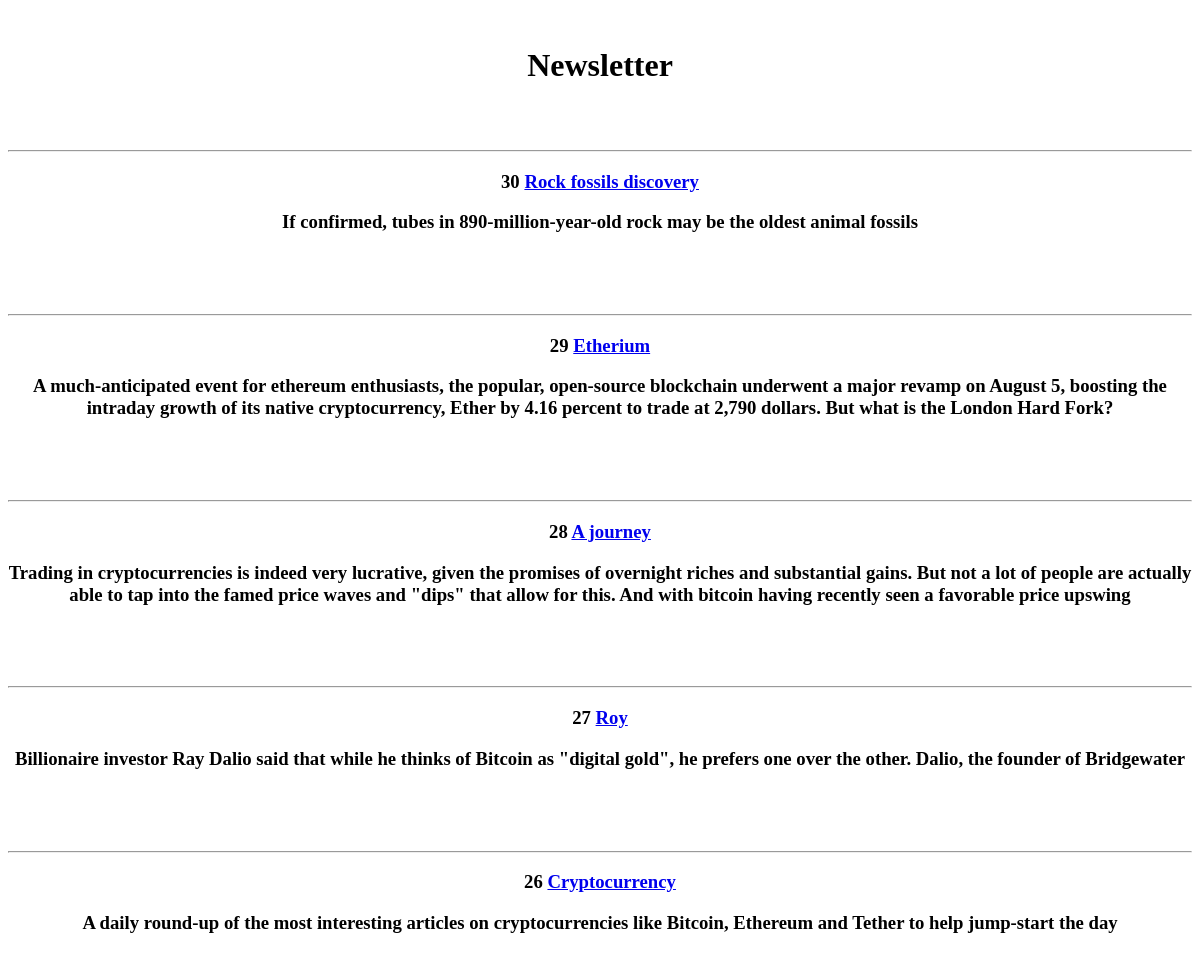
Page /newsletter.php on the earlier database version.
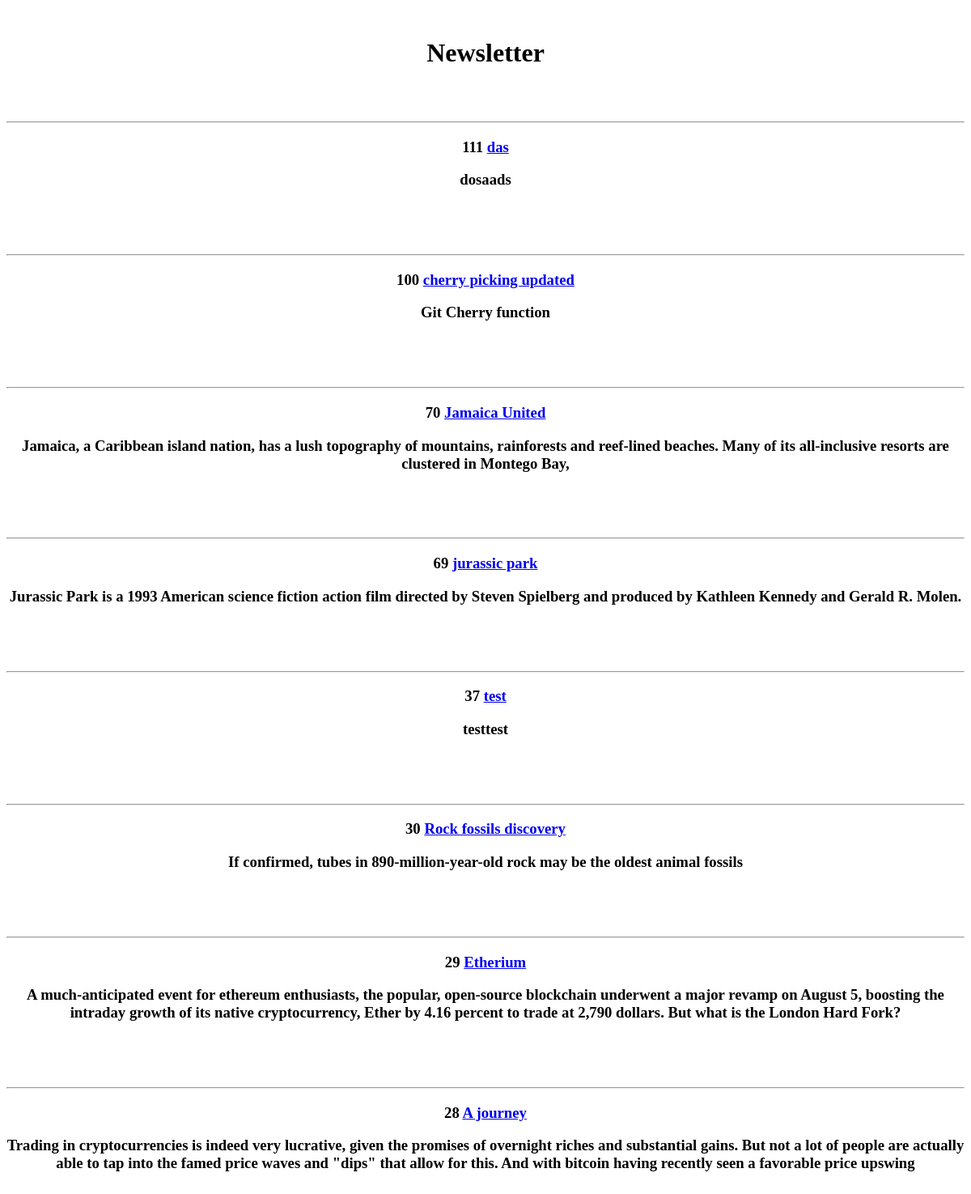
Same page on the later database version.
### tables this page shows
CREATE TABLE `article` (
  `name` varchar(1000) NOT NULL,
  `description` varchar(10000) NOT NULL,
  `shortdescription` varchar(10000) NOT NULL,
  `author` varchar(100) NOT NULL,
  `ID` int(11) NOT NULL
);

### classes/Query.php (called while the page is built, shortened)
<?php
class Query
{
    private $connection;
    function __construct()
    {
        $this->connection = mysqli_connect(
            "localhost", "root", "root", "login"
        );
    }
    function findRecentArticles()
    {
        $this->results = ($this->connection ?
            mysqli_query($this->connection, "select * from article ORDER BY id desc limit 10   ")
            : false);
        return $this->results;
    }
};
?>

### newsletter.php (the view)
<html>
<head></head>
<body>
<center><br>
<h1>Newsletter</h1>
</center>
<?php
include "./classes/Query.php";
$query = new q\Query();
$result = $query->findRecentArticles();
while($row = mysqli_fetch_array($result)) {
    echo "<br>";
    echo "<br>";
    echo "<center>";
   echo "<hr>";
     echo "<h3>".$row['ID']." <a href='retreiveDesc.php?q={$row['ID']}'>".$row['name']."</a></h3>";
     echo "<h3>".$row['shortdescription']."</h3>";
     echo "</center>";
     echo "<br>";
}
?>
</body>
</html>

Differences in the rows shown:
removed article: ID "27", name "Roy", shortdescription "Billionaire investor Ray Dalio said that while he thinks of Bitcoin as \"digital gold\", he prefers one over the other. Dalio, the founder of Bridgewater"
removed article: ID "26", name "Cryptocurrency", shortdescription "A daily round-up of the most interesting articles on cryptocurrencies like Bitcoin, Ethereum and Tether to help jump-start the day"
added article: ID "111", name "das", shortdescription "dosaads"
added article: ID "100", name "cherry picking updated", shortdescription "Git Cherry function"
added article: ID "70", name "Jamaica United", shortdescription "Jamaica, a Caribbean island nation, has a lush topography of mountains, rainforests and reef-lined beaches. Many of its all-inclusive resorts are clustered in Montego Bay,"
added article: ID "69", name "jurassic park", shortdescription "Jurassic Park is a 1993 American science fiction action film directed by Steven Spielberg and produced by Kathleen Kennedy and Gerald R. Molen."
added article: ID "37", name "test", shortdescription "testtest"
